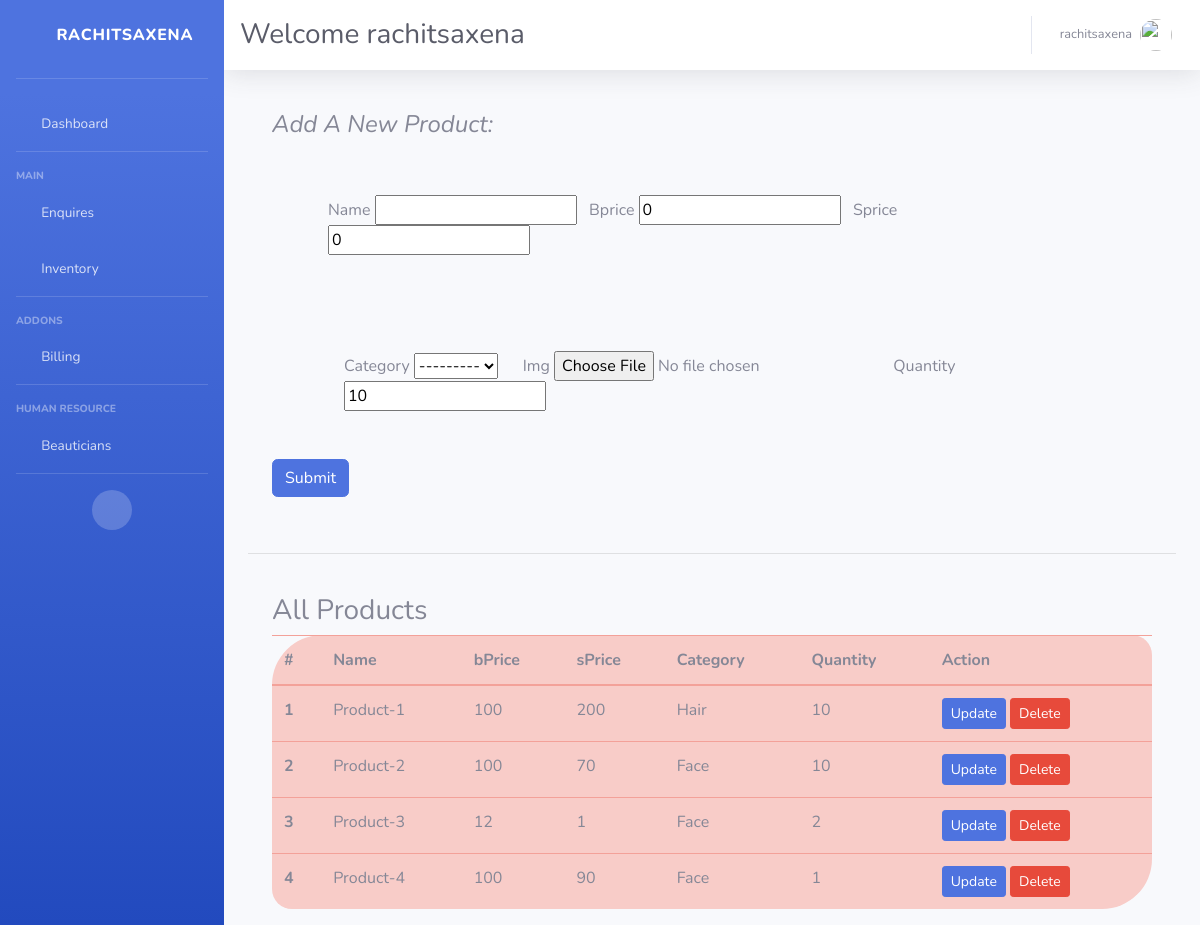
The app's page /old/product (signed in) with its own data.
### basic/models.py (models this page shows, shortened)
class Product(models.Model):
    name = models.CharField(max_length=100 ,null=True , blank=True )
    bprice = models.IntegerField(default=0 , null=True  , blank=True)
    sprice = models.IntegerField(default=0 , null= True , blank=True)
    category = models.ForeignKey(Category , on_delete= models.CASCADE)
    quantity = models.IntegerField(default=10)
    img = models.ImageField(null=True , blank=True)
    date = models.DateTimeField(auto_now_add=True)

class Category(models.Model):
    name = models.CharField(max_length=100 , null=True , blank=True)
    service = models.ForeignKey(Service , on_delete= models.CASCADE)
    def __str__(self):
        return self.name

### basic/views.py (the view)
# urls.py: path('product'  ,views.product , name='product'),
@login_required(login_url='loginPage')
def product(request):
    enq = Product.objects.all()
    form = EnquiryForm()
    if request.method == 'POST':
        form = ProductForm(request.POST)
        if form.is_valid():
            form.save()
            return redirect('dashboard')
        else :
            return HttpResponse('<h3> Try again </h3>')
    else :
        form = ProductForm()
    params = {
        'form' : form ,
        'pro' : enq
    }
    return render(request , 'basic/product.html' , params)

### basic/forms.py
class ProductForm(ModelForm):
    class Meta:
        model = Product
        fields = '__all__'

### basic/templates/basic/product.html (shortened to what this page needs)
{% extends 'basic/base.html' %}
{% block content %}
    <div class='container commonContainer py-3'>
        <h4><i>Add A New Product: </i></h4>
        <form method='post'  class="form-inline "  action=''> {% csrf_token %}
            <div class='container px-2 m-5'>
      {{form.name.label}}
            {{form.name}}&nbsp;&nbsp;
            {{form.bprice.label}}
            {{form.bprice}}&nbsp;&nbsp;
            {{form.sprice.label}}
            {{form.sprice}}&nbsp;&nbsp;
            </div>
            <div class='container px-4 m-5'>
            {{form.category.label}}
            {{form.category}}
            {{form.img.label}}
            {{form.img}}&nbsp;&nbsp;
            {{form.quantity.label}}
            {{form.quantity}}
            </div>
            <button type="submit" value="Submit" class='btn btn-primary'>Submit</button>
        </form>
    </div>
    <br>
    <hr>
    <br>
    <div class='container'>
        <h3> All Products </h3>
        <table class="table table-danger enquiryTable">
                  <thead>
                    <tr>
                      <th scope="col">#</th>
                      <th scope="col">Name</th>
                      <th scope="col">bPrice</th>
                      <th scope="col">sPrice</th>
                      <th scope="col">Category</th>
                      <th scope='col'>Quantity</th>
                      <th scope='col'>Action </th>
                    </tr>
                  </thead>
                  <tbody>
                  {% for i in pro %}
                    <tr>
                      <th scope="row">{{i.id}}</th>
                      <td>{{i.name}}</td>
                      <td>{{i.bprice}}</td>
                      <td>{{i.sprice}}</td>
                      <td>{{i.category}}</td>
                      <td>{{i.quantity}}</td>
                      <td>
                        <a class='btn btn-sm btn-primary' href="{% url 'productEnquiry' i.id %}">Update </a>
                        <a class='btn btn-sm btn-danger' href="{% url 'productDelete' i.id %}">Delete </a>
                       </td>
                    </tr>
                    {% endfor %}
                  </tbody>
                </table>
    </div>
{% endblock content %}

### basic/templates/basic/base.html (shortened to what this page needs)
<!DOCTYPE html>
<html lang="en">
{% load static %}
<head>
    <link href="{% static 'frontend/vendor/fontawesome-free/css/all.min.css' %}" rel="stylesheet" type="text/css">
    <link href="{% static 'frontend/css/sb-admin-2.min.css' %}" rel="stylesheet">
</head>
<body id="page-top">
    <div id="wrapper">
        <ul class="navbar-nav bg-gradient-primary sidebar sidebar-dark accordion" id="accordionSidebar">
            <a class="sidebar-brand d-flex align-items-center justify-content-center " href="{% url 'calendarapp:calendar' %}">
                <div class="sidebar-brand-icon rotate-n-15">
                    <i class="fas fa-fan"></i>
                </div>
                <div class="sidebar-brand-text mx-3">RachitSaxena</div>
            </a>
            <hr class="sidebar-divider mt-2">
            <li class="nav-item">
                <a class="nav-link" href="{% url 'calendarapp:calendar' %}">
                    <i class="fas fa-fw fa-tachometer-alt"></i>
                    <span>Dashboard</span></a>
            </li>
            <hr class="sidebar-divider">
            <div class="sidebar-heading">
                Main
            </div>
            <li class="nav-item">
                <a class="nav-link" href="{% url 'enquiry' %}">
                    <i class="fas fa-fw fa-chart-area"></i>
                    <span>Enquires</span></a>
            </li>
            <li class="nav-item">
                <a class="nav-link" href={% url 'stock' %}>
                    <i class="fas fa-fw fa-chart-area"></i>
                    <span>Inventory</span></a>
            </li>
            <hr class="sidebar-divider">
            <div class="sidebar-heading">
                Addons
            </div>
            <li class="nav-item">
                <a class="nav-link " href="{% url 'serviceSlip' %}">
                    <i class="fas fa-fw fa-chart-area"></i>
                    <span>Billing</span></a>
            </li>
            <hr class="sidebar-divider">
             <div class="sidebar-heading">
                Human Resource
            </div>
             <li class="nav-item">
                <a class="nav-link " href="{% url 'employee' %}">
                    <i class="fas fa-fw fa-table"></i>
                    <span>Beauticians</span></a>
            </li>
            <hr class="sidebar-divider d-none d-md-block">
            <div class="text-center d-none d-md-inline">
                <button class="rounded-circle border-0" id="sidebarToggle"></button>
            </div>
        </ul>
        <div id="content-wrapper" class="d-flex flex-column">
            <div id="content">
                <nav class="navbar navbar-expand navbar-light bg-white topbar mb-4 static-top shadow">
                    <h1 class="h3 mt-2 text-gray-800">Welcome {{request.user}}</h1>
                    <ul class="navbar-nav ml-auto">
                        <li class="nav-item dropdown no-arrow">
                            <a class="nav-link dropdown-toggle" href="#" id="userDropdown" role="button"
                                data-toggle="dropdown" aria-haspopup="true" aria-expanded="false">
                                <span class="mr-2 d-none d-lg-inline text-gray-600 small">{{request.user}}</span>
                                <img class="img-profile rounded-circle"
                                    src="{% static 'defaultPhoto.png' %}">
                            </a>
                        </li>
                    </ul>
                </nav>
                <div class="container-fluid">
                    {% block content %}
                    {% endblock content %}
                </div>
            </div>
        </div>
    </div>
</body>
</html>

### basic/templates/basic/product.html (style rules this page uses)
.enquiryTable { border: none; border-radius: 50px 20px; }

### records on screen
Product: id "1", name "Product-1", bprice "100", sprice "200", category "Hair", quantity "10"
Product: id "2", name "Product-2", bprice "100", sprice "70", category "Face", quantity "10"
Product: id "3", name "Product-3", bprice "12", sprice "1", category "Face", quantity "2"
Product: id "4", name "Product-4", bprice "100", sprice "90", category "Face", quantity "1"

### other values on screen
{{ request.user }} "rachitsaxena"
